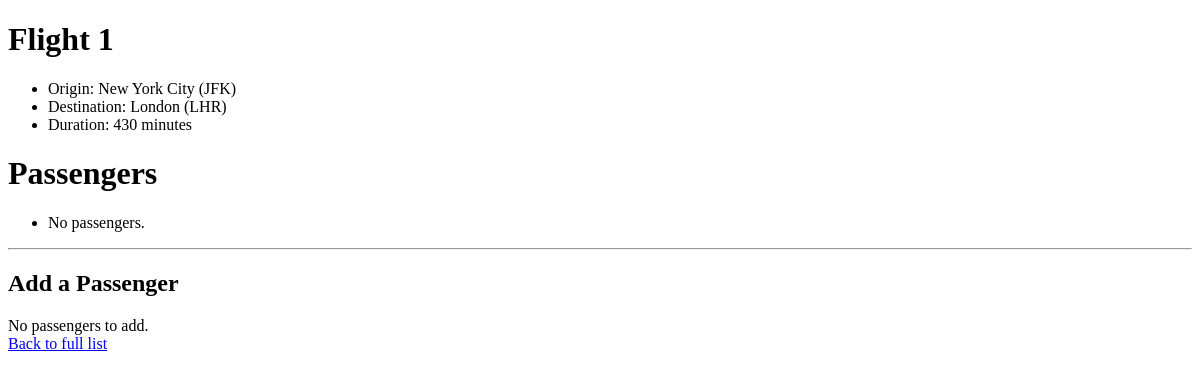
Before: /1 with the older database file.
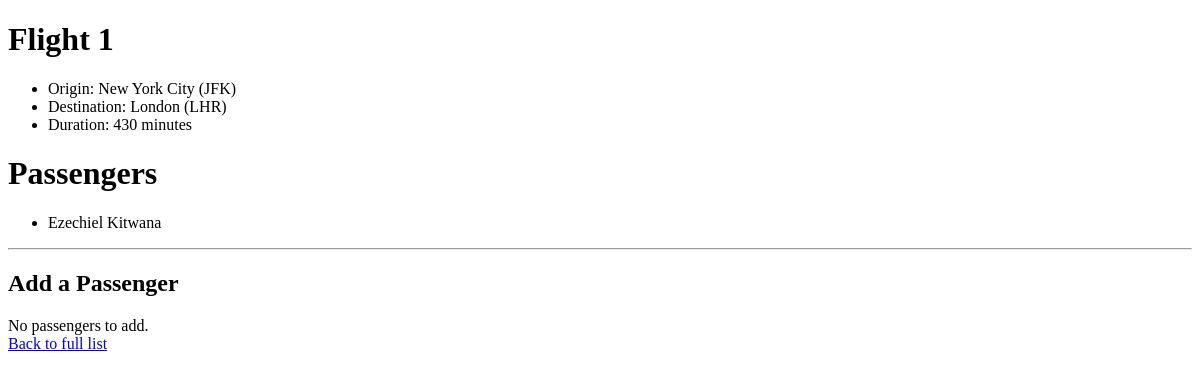
After: the same page with the newer database file.
### flight/models.py (models this page shows)
class Passenger(models.Model):
    first = models.CharField(max_length=64)
    last = models.CharField(max_length=64)
    flights = models.ManyToManyField(Flight, blank=True, related_name="passengers")
    def __str__(self):
        return f"{self.first} {self.last} "

### flight/views.py (the view)
# urls.py: path("", include("flight.urls")),
def flight(request, flight_id):
    try:
        flight = Flight.objects.get(pk=flight_id)
    except Flight.DoesNotExist:
        raise Http404("Flight does not exist!")
    context = {
        "flight" : flight,
        "passengers": flight.passengers.all(),
        "non_passengers": Passenger.objects.exclude(flights=flight).all()
    }
    return render(request, "flights/flight.html", context)

### flight/models.py (called while the page is built)
    def __str__(self):
        return f"{self.city} ({self.code})"

### flight/templates/flights/flight.html (shortened to what this page needs)
{% extends "flights/base.html" %}
{% block body %}
        <h1>Flight {{ flight.id}}</h1>
        <ul>
            <li>
                Origin: {{ flight.origin }}
            </li>
            <li>
                Destination: {{ flight.destination }}
            </li>
            <li>
                Duration: {{ flight.duration }} minutes
            </li>
        </ul>
        <h1>Passengers</h1>
        <ul>
            {% for passenger in passengers %}
            <li>{{ passenger }}</li>
            {% empty %}
                <li>No passengers.</li>
            {% endfor %}
        </ul>
        <hr>
        <h2>Add a Passenger</h2>
        {% if non_passengers %}
        <form action="{% url 'book' flight.id %}" method="post">
            {% csrf_token %}
            <select name="passenger">
                {% for passenger in non_passengers %}
                    <option value="{{ passenger.id }}">{{ passenger }}</option>
                {% endfor %}
            </select>
            <input type="submit" value="Book Flight" />
        </form>
        {% else %}
            <div>No passengers to add.</div>
        {% endif %}
        <a href="{% url 'index' %}">Back to full list</a>
{% endblock %}

Changed rows visible on the page:
added Passenger: first+last "Ezechiel Kitwana"
Other visible differences:
text no longer shown: "No passengers."
